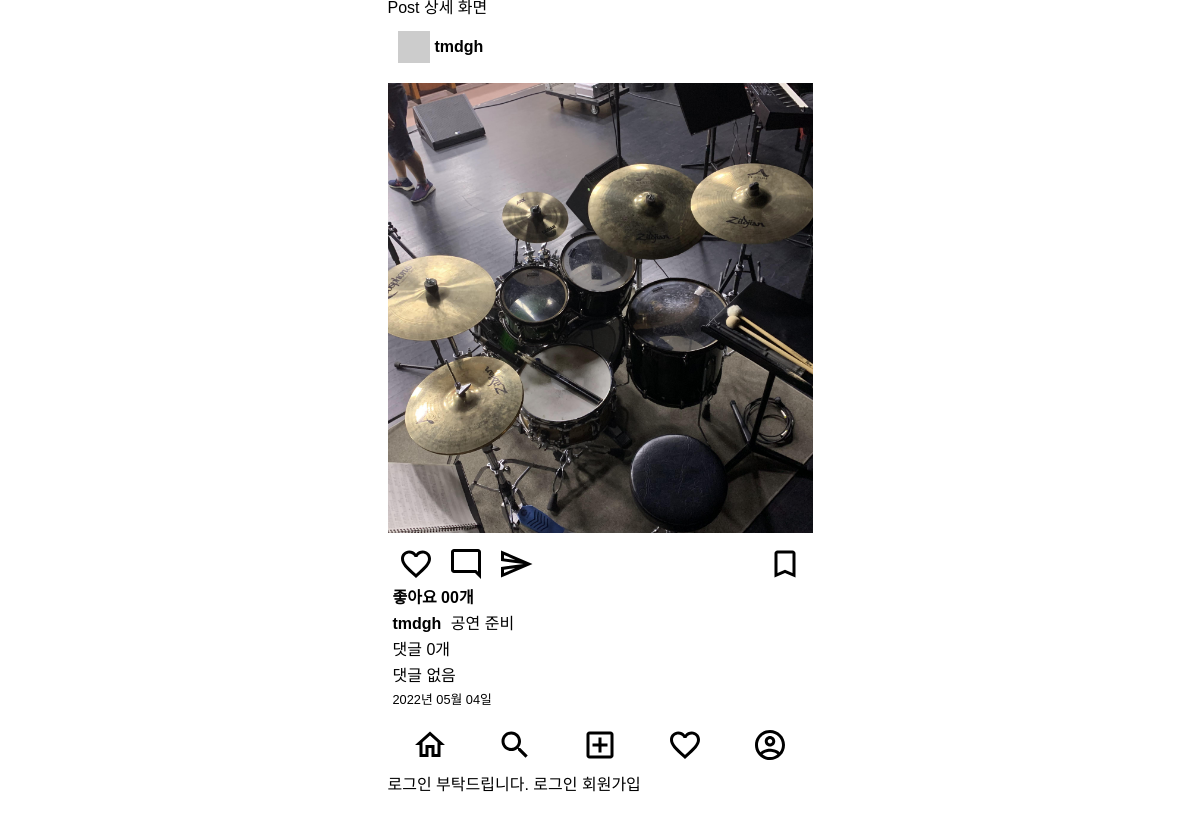
Screenshot of /posts/6/ with the database file from the repository.
### posts/models.py (models this page shows)
class Post(models.Model) :
    image = models.ImageField(verbose_name='이미지', null=True, blank=True)
    content = models.TextField(verbose_name= '내용')
    created_at = models.DateTimeField(verbose_name= '작성일', auto_now_add=True)
    view_count = models.IntegerField(verbose_name= '조회수', default=0)
    writer = models.ForeignKey(to=User, on_delete=models.CASCADE, null=True, blank=True)

### users/models.py (models this page shows)
class User(AbstractUser):
    phone = models.CharField(verbose_name='전화번호',max_length=11)
    object = UserManager() #유저와 유저매니저를 연결시켜준다, 클래스만 만들어놓으면 전혀 다른애가 되기 때문이다.

### posts/views.py (the view)
# urls.py: path('<int:id>/',post_detail_view, name='post-detail'),
def post_detail_view(request, id) :
    try :
        post = Post.objects.get(id=id) # 하나만 불러올거기 때문에 get 으로 불러온다.
    except Post.DoesNotExist:
        return redirect('index') # 주소에 id값을 다른걸 입력하게 되면 index로 넘어간다. - 에러가 나지 않게 하는 것
    context = {
        'post' : post,
        'form' : PostDetailForm,
    }
    return render(request, 'posts/post_detail.html', context)

### templates/posts/post_detail.html (shortened to what this page needs)
{% extends 'base.html' %}
{% block content %}
<h1>Post 상세 화면</h1>
{% include 'mixin/post_card.html' with detail=True %}
{% endblock %}

### templates/mixin/post_card.html (shortened to what this page needs)
{% load static %}
<div class="card">
    <div class="card__header">
        <img class="card__user-image" src="http://via.placeholder.com/32x32"/>
        <span class="card__user-name">{{ post.writer }}</span>
    </div>
    <div class="card__body">
        <div>
            {% if post.image %}
                <img class="card__image" src="{{ post.image.url }}">
            {% else %}
                <img class="card__image" src="http://via.placeholder.com/600x600">
            {% endif %}
        </div>
        <div class="card__btn-group">
            <div>
                <img class="card__btn" src="{% static 'icons/favorite_outlined_black_36dp.svg' %}" alt="좋아요"/>
                <img class="card__btn" src="{% static 'icons/mode_comment_outlined_black_36dp.svg' %}" alt="댓글"/>
                <img class="card__btn" src="{% static 'icons/send_outlined_black_36dp.svg' %}" alt="공유하기"/>
            </div>
            <div>
                <img class="card__btn" src="{% static 'icons/bookmark_outlined_black_36dp.svg' %}" alt="북마크"/>
            </div>
        </div>
        <div class="card_content">
            <span class="card__like-num">좋아요 00개</span>
            <div class="card__main-text">
                <p><span class="card__user-name">{{ post.writer }}</span>
                    {% if not detail%}
                        {{ post.content |truncatechars:35 }}
                    {% else %}
                        {{ post.content }}
                    {% endif %}
                    </p>
            </div>
            <div>
                <p class="">댓글 {{ post.comment_set.all.count }}개
                </p>
                <ul class="card__comment-group">
                    {% if not detail %}
                        {% for comment in post.comment_set.all|slice:":2" %}
                            <li><p><span class="card__user-name">{{ comment.writer }}</span>{{ comment.content }}</p>
                            </li>
                        {% empty %}
                            <li><p>댓글 없음</p></li>
                        {% endfor %}
                    {% else %}
                        {% for comment in post.comment_set.all %}
                            <li><p><span class="card__user-name">{{ comment.writer }}</span>{{ comment.content }}</p>
                            </li>
                        {% empty %}
                            <li><p>댓글 없음</p></li>
                        {% endfor %}
                    {% endif %}
                </ul>
            </div>
            <span class="card__created-at">{{ post.created_at|date:"Y년 m월 d일" }}</span>
        </div>
    </div>
</div>

### static/css/index.css (style rules this page uses)
.container { display: flex; flex-direction: column; max-width: 425px; }
body { font-family: 'Noto Sans KR', sans-serif; margin: 0 auto 60px auto; }
.card__header { display: flex; align-items: center; margin: 15px 0; padding: 0 5px; }
.card__user-image { margin: 0 5px; }
.card__user-name { font-weight: bold; margin: 0 5px 0 0; }
.card__body { margin: 10px 0; }
.card__image { height: 450px; width: 100%; margin: 5px 0; object-fit: cover; }
.card__btn-group { display: flex; justify-content: space-between; margin: 5px 0; padding: 0 5px; }
.card__btn { margin: 0 5px; }
.card_content { display: flex; flex-direction: column; padding: 0 5px; }
.card__like-num { font-weight: bold; }
.card__main-text { margin: 10px 0; }
.card__comment-group > li { margin: 10px 0; }
.card__created-at { font-weight: lighter; font-size: 0.8rem; }

### rows the page displays
Post: writer "tmdgh", image (picture), content "공연 준비", comment_set.all.count "0", created_at "2022년 05월 04일"
